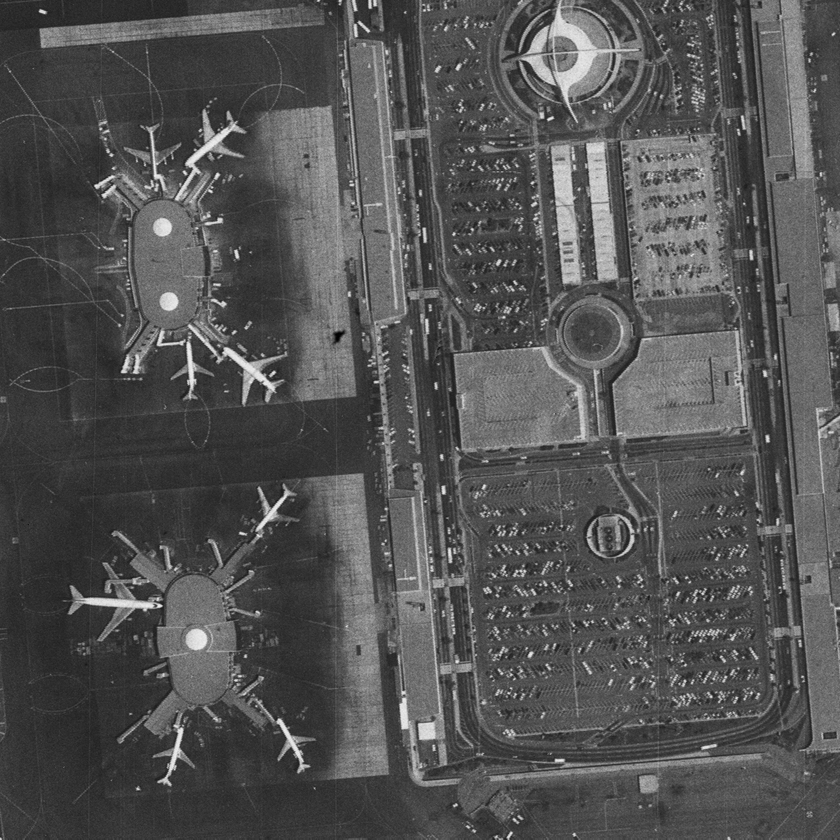
#> input picture Airport.bmp, 840 x 840 px, shrunk from 1024 x 1024 before the run
$ python run.py Airport.bmp
#> lines starting #> are read from the running program, lines starting #| are printed output that depends on the picture
#!/usr/bin/env python3
#
# usage: python3 run.py Airport.bmp

from PIL import Image
import numpy as np
import os
import sys

filename = sys.argv[1]
basename = os.path.splitext(os.path.basename(filename))[0]

X = np.array(Image.open(filename))
#> X is the input picture: shape (840, 840); min 0, max 240, mean 83

# u: left-singular vector
# s: singular value
# v: right-singular vector
u, s, v = np.linalg.svd(X)
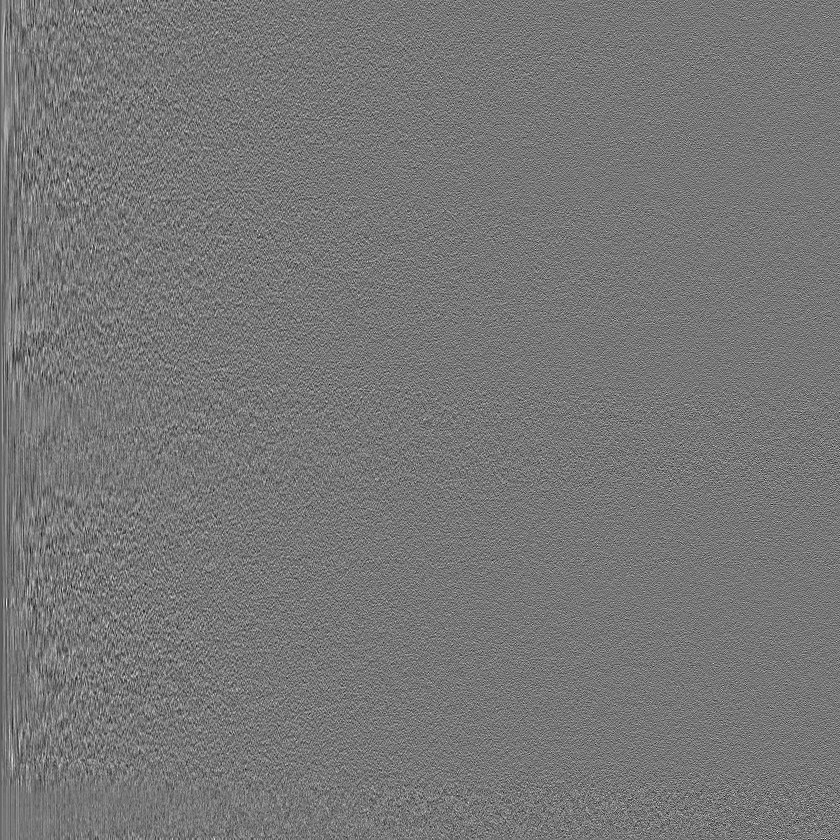
#> u: shape (840, 840) float64; min -0.182, max 0.206, mean -4.53e-05; drawn with min black and max white
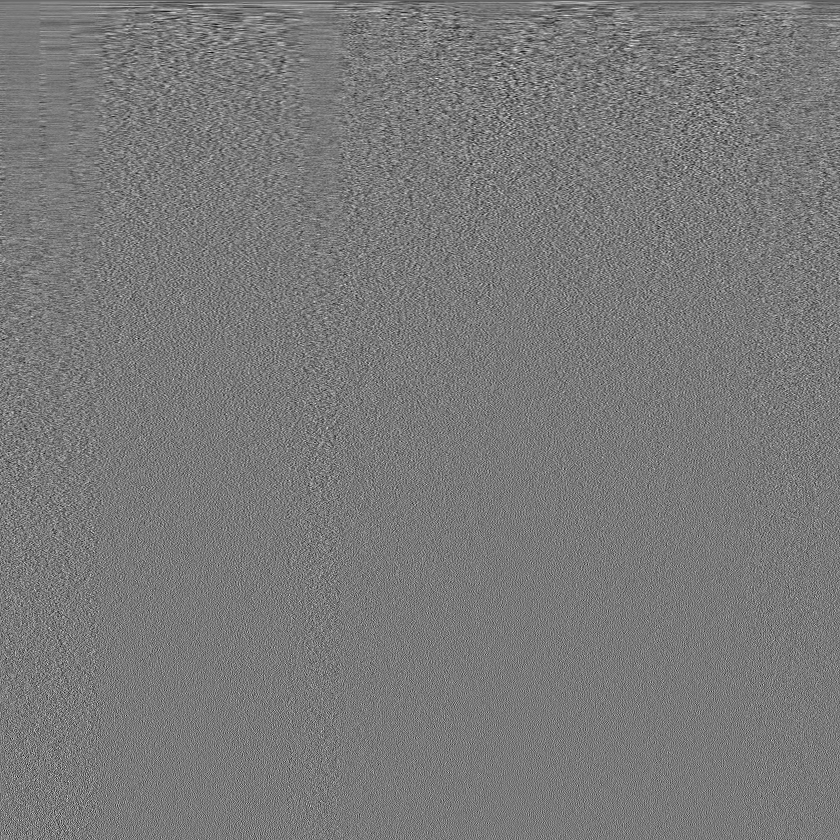
#> v: shape (840, 840) float64; min -0.186, max 0.204, mean -3.59e-05; drawn with min black and max white
#> s = 840 values, max 71206.1 at index 0, min 0.0078 at index 839, mean 517.2

os.mkdir('images')

for k in [1, 2, 5, 10, 20, 50, 100, 200, 500, 1000]:
    ur = u[:, :k - 1]
    sr = np.diag(s[:k - 1])
    vr = v[:k - 1, :]
    Xk = np.dot(np.dot(ur, sr), vr)

    image = Image.fromarray(Xk)
    image = image.convert('RGB')
    image.save(f'images/{basename}-{k}.jpg')
#> this loop made 10 passes
#> sr on pass 2: [71206.1]
#> pass 2, `Xk = np.dot(np.dot(ur, sr), vr)`:
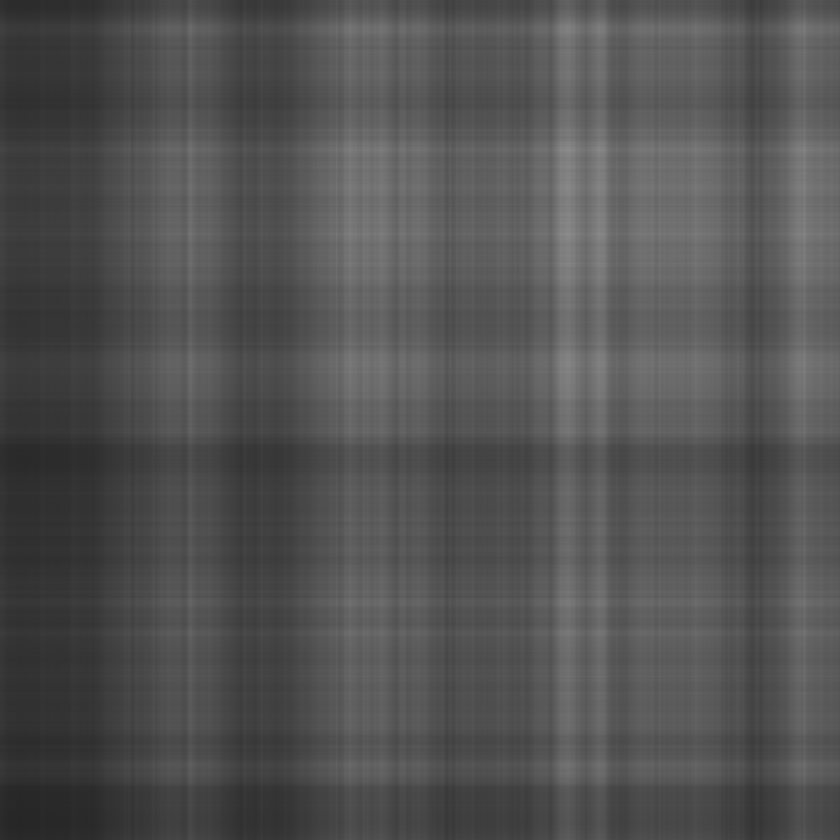
#> Xk: shape (840, 840) float64; min 38.4, max 139.6, mean 83

$ run again, with Man.bmp copied over Airport.bmp
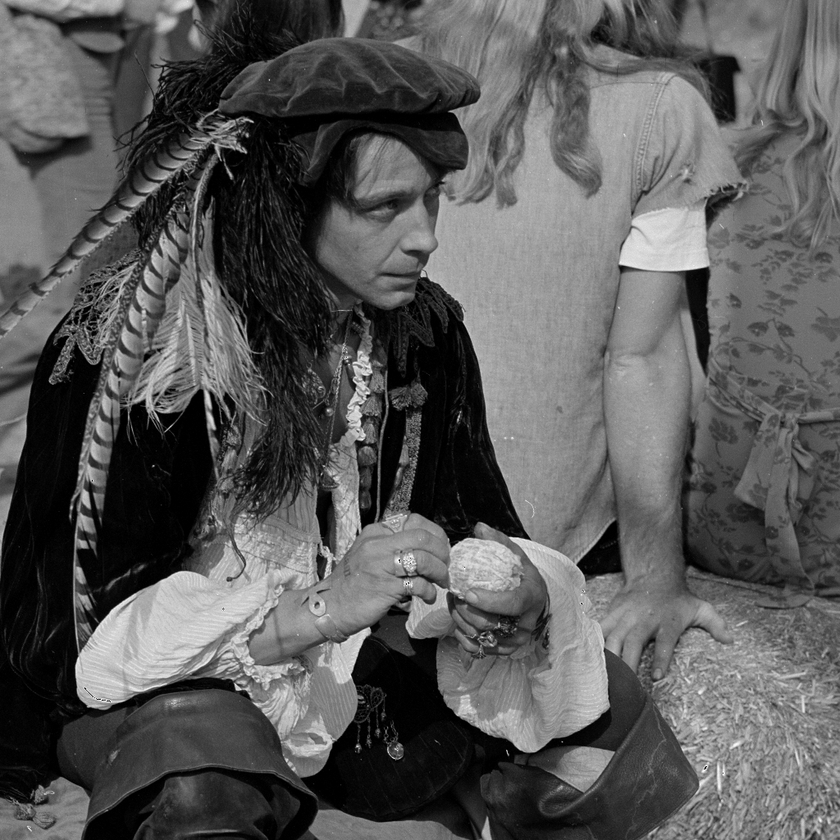
#> input picture Man.bmp, 840 x 840 px, shrunk from 1024 x 1024 before the run
#> X is the input picture: shape (840, 840); min 0, max 255, mean 89
#> `u, s, v = np.linalg.svd(X)`:
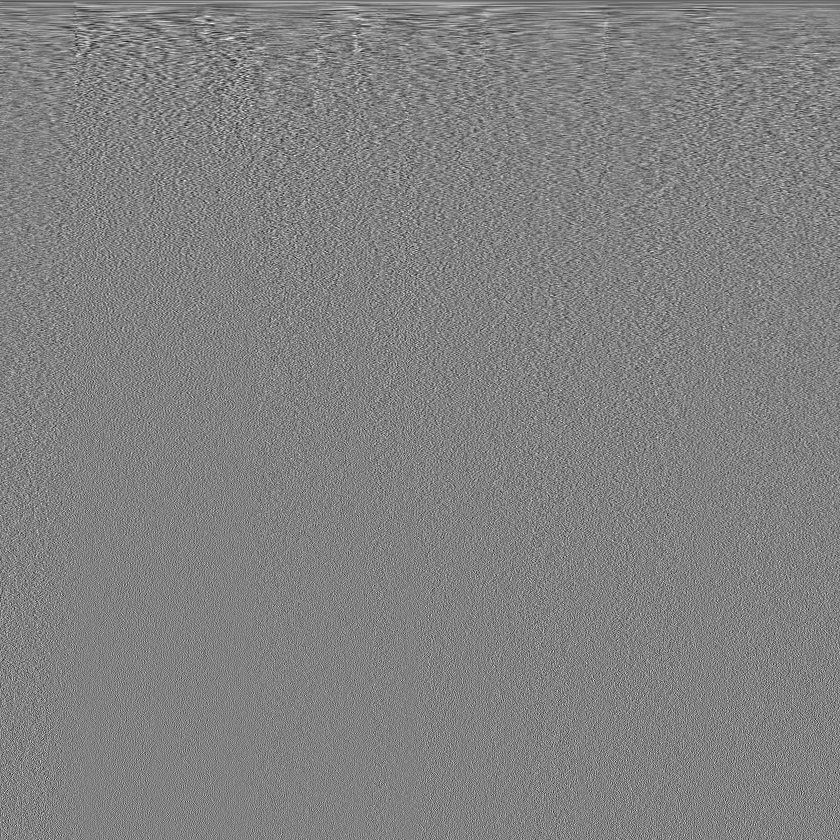
#> v: shape (840, 840) float64; min -0.19, max 0.183, mean -2.99e-05; drawn with min black and max white
#> s = 840 values, max 78418.1 at index 0, min 0.063 at index 839, mean 580.2
#> the loop `for k in [1, 2, 5, 10, 20, 50, 100, 200, 500, 1000]:` made 10 passes
#> sr on pass 2: [78418.1]
#> pass 2, `Xk = np.dot(np.dot(ur, sr), vr)`:
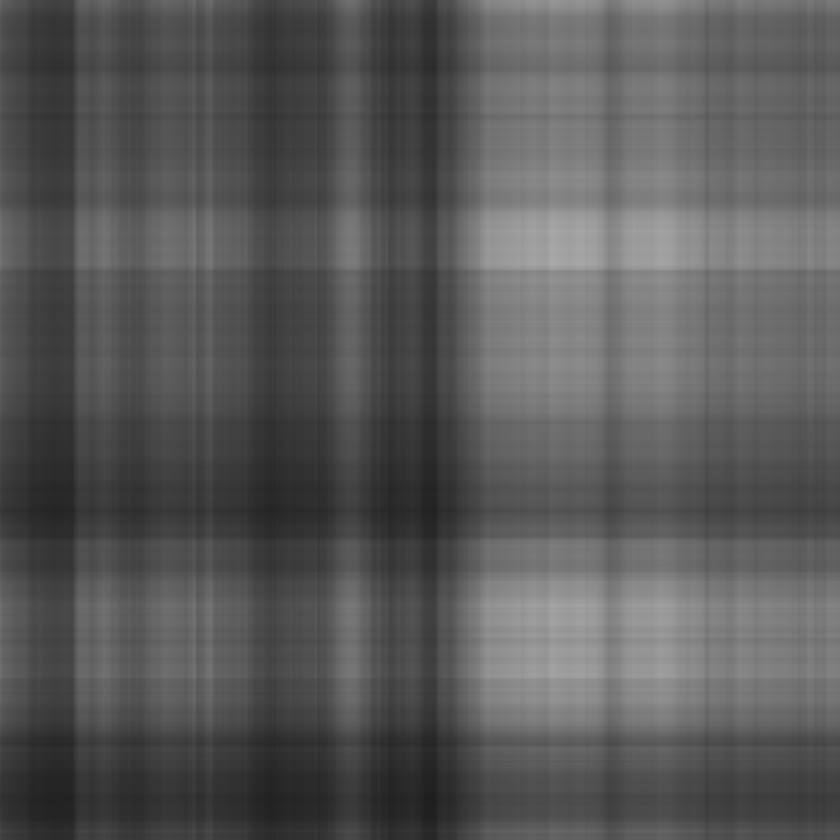
#> Xk: shape (840, 840) float64; min 31.04, max 170.4, mean 89.1
